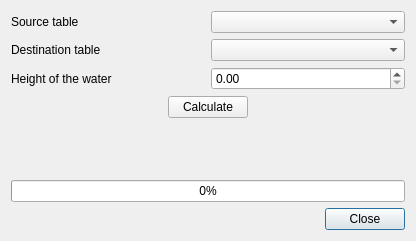
<?xml version="1.0" encoding="UTF-8"?>
<ui version="4.0">
 <class>ConvertToNgfDialog</class>
 <widget class="QDialog" name="ConvertToNgfDialog">
  <property name="geometry">
   <rect>
    <x>0</x>
    <y>0</y>
    <width>416</width>
    <height>241</height>
   </rect>
  </property>
  <property name="minimumSize">
   <size>
    <width>416</width>
    <height>241</height>
   </size>
  </property>
  <property name="maximumSize">
   <size>
    <width>416</width>
    <height>241</height>
   </size>
  </property>
  <property name="windowTitle">
   <string>Dialog</string>
  </property>
  <property name="locale">
   <locale language="English" country="UnitedStates"/>
  </property>
  <layout class="QGridLayout" name="gridLayout_2">
   <item row="3" column="0" colspan="3">
    <widget class="QProgressBar" name="progressBar">
     <property name="value">
      <number>0</number>
     </property>
    </widget>
   </item>
   <item row="0" column="0" colspan="3">
    <layout class="QGridLayout" name="gridLayout">
     <item row="0" column="0">
      <widget class="QLabel" name="lSourceTable">
       <property name="text">
        <string>Source table</string>
       </property>
      </widget>
     </item>
     <item row="0" column="1">
      <widget class="QComboBox" name="cbSourceTable"/>
     </item>
     <item row="1" column="0">
      <widget class="QLabel" name="lDestinationTable">
       <property name="text">
        <string>Destination table</string>
       </property>
      </widget>
     </item>
     <item row="1" column="1">
      <widget class="QComboBox" name="cbDestinationTable"/>
     </item>
     <item row="2" column="0">
      <widget class="QLabel" name="lHeight">
       <property name="text">
        <string>Height of the water</string>
       </property>
      </widget>
     </item>
     <item row="2" column="1">
      <widget class="QDoubleSpinBox" name="dsHeight"/>
     </item>
    </layout>
   </item>
   <item row="2" column="0">
    <widget class="QLabel" name="lProcessName">
     <property name="text">
      <string/>
     </property>
    </widget>
   </item>
   <item row="4" column="2">
    <widget class="QDialogButtonBox" name="buttonBox">
     <property name="orientation">
      <enum>Qt::Horizontal</enum>
     </property>
     <property name="standardButtons">
      <set>QDialogButtonBox::Close</set>
     </property>
    </widget>
   </item>
   <item row="1" column="1">
    <widget class="QPushButton" name="pbCalculate">
     <property name="text">
      <string>Calculate</string>
     </property>
    </widget>
   </item>
   <item row="1" column="0">
    <spacer name="hsl">
     <property name="orientation">
      <enum>Qt::Horizontal</enum>
     </property>
     <property name="sizeHint" stdset="0">
      <size>
       <width>40</width>
       <height>20</height>
      </size>
     </property>
    </spacer>
   </item>
   <item row="1" column="2">
    <spacer name="hsr">
     <property name="orientation">
      <enum>Qt::Horizontal</enum>
     </property>
     <property name="sizeHint" stdset="0">
      <size>
       <width>40</width>
       <height>20</height>
      </size>
     </property>
    </spacer>
   </item>
  </layout>
 </widget>
 <resources/>
 <connections>
  <connection>
   <sender>buttonBox</sender>
   <signal>accepted()</signal>
   <receiver>ConvertToNgfDialog</receiver>
   <slot>accept()</slot>
   <hints>
    <hint type="sourcelabel">
     <x>406</x>
     <y>231</y>
    </hint>
    <hint type="destinationlabel">
     <x>157</x>
     <y>274</y>
    </hint>
   </hints>
  </connection>
  <connection>
   <sender>buttonBox</sender>
   <signal>rejected()</signal>
   <receiver>ConvertToNgfDialog</receiver>
   <slot>reject()</slot>
   <hints>
    <hint type="sourcelabel">
     <x>406</x>
     <y>231</y>
    </hint>
    <hint type="destinationlabel">
     <x>286</x>
     <y>274</y>
    </hint>
   </hints>
  </connection>
  <connection>
   <sender>pbCalculate</sender>
   <signal>clicked()</signal>
   <receiver>ConvertToNgfDialog</receiver>
   <slot>launchNextProcess()</slot>
   <hints>
    <hint type="sourcelabel">
     <x>206</x>
     <y>120</y>
    </hint>
    <hint type="destinationlabel">
     <x>304</x>
     <y>125</y>
    </hint>
   </hints>
  </connection>
 </connections>
 <slots>
  <slot>launchNextProcess()</slot>
 </slots>
</ui>
